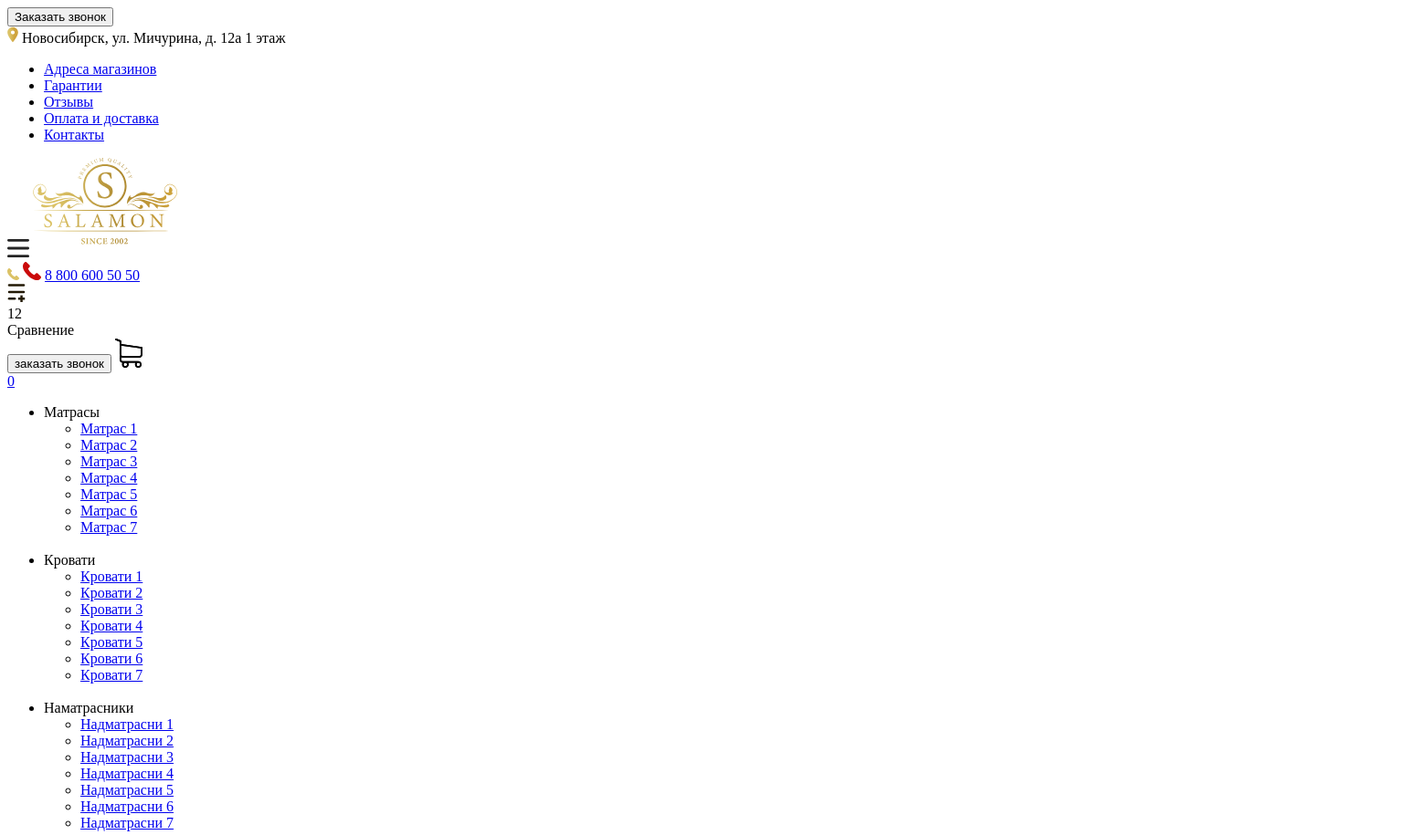
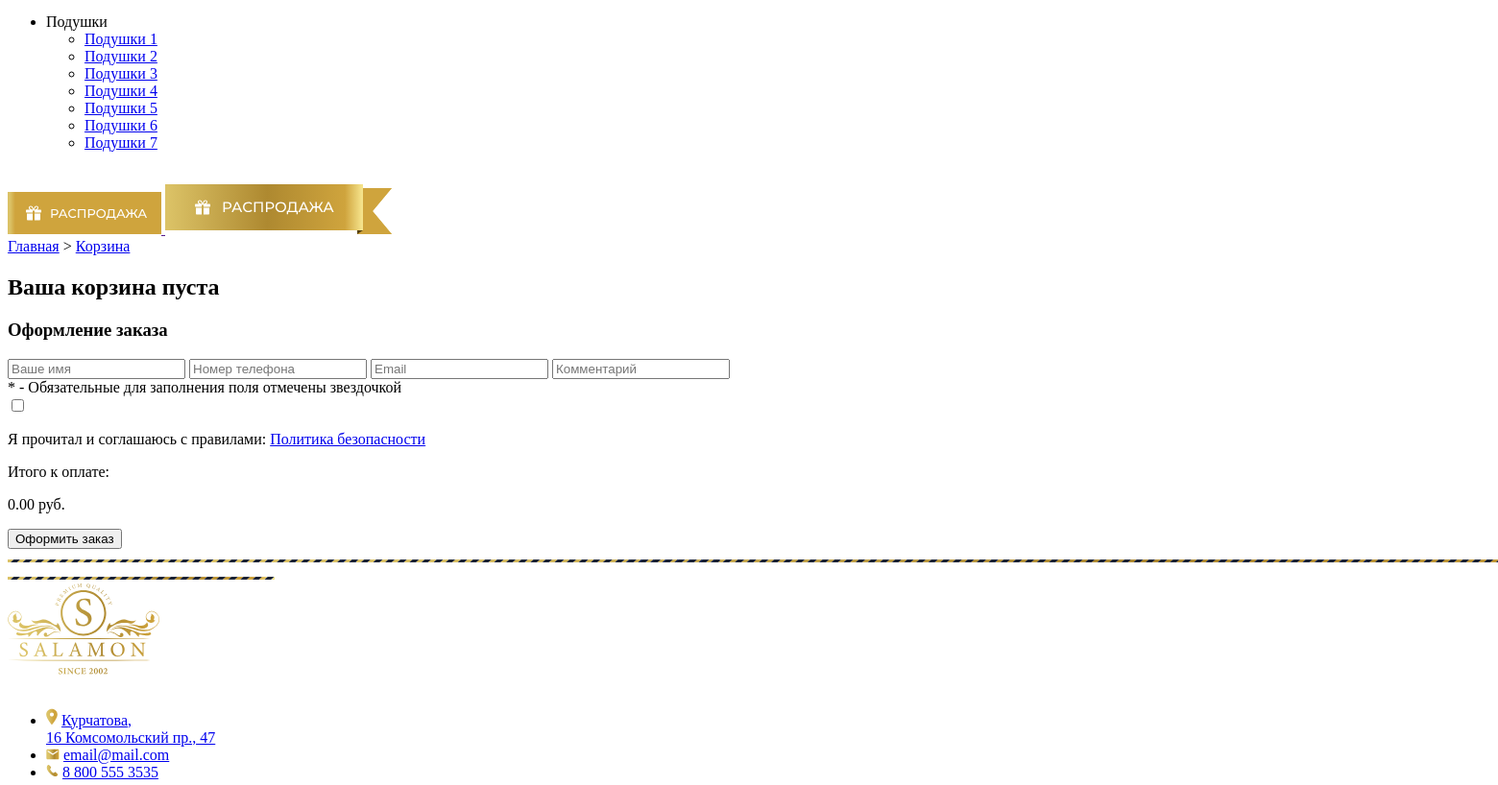
Before: /cart/ (upper part) with the older database file (2 pictures, top to bottom).
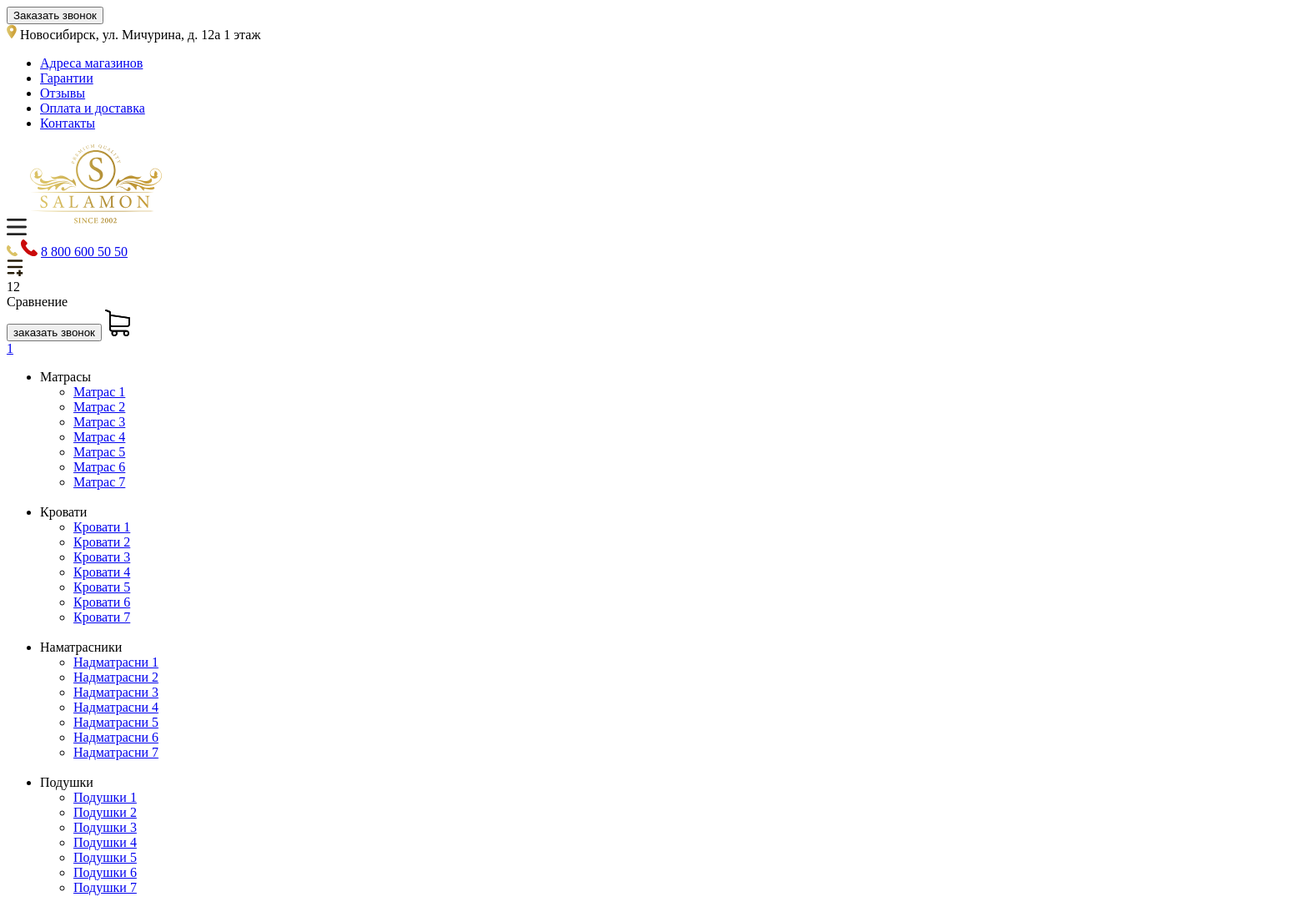
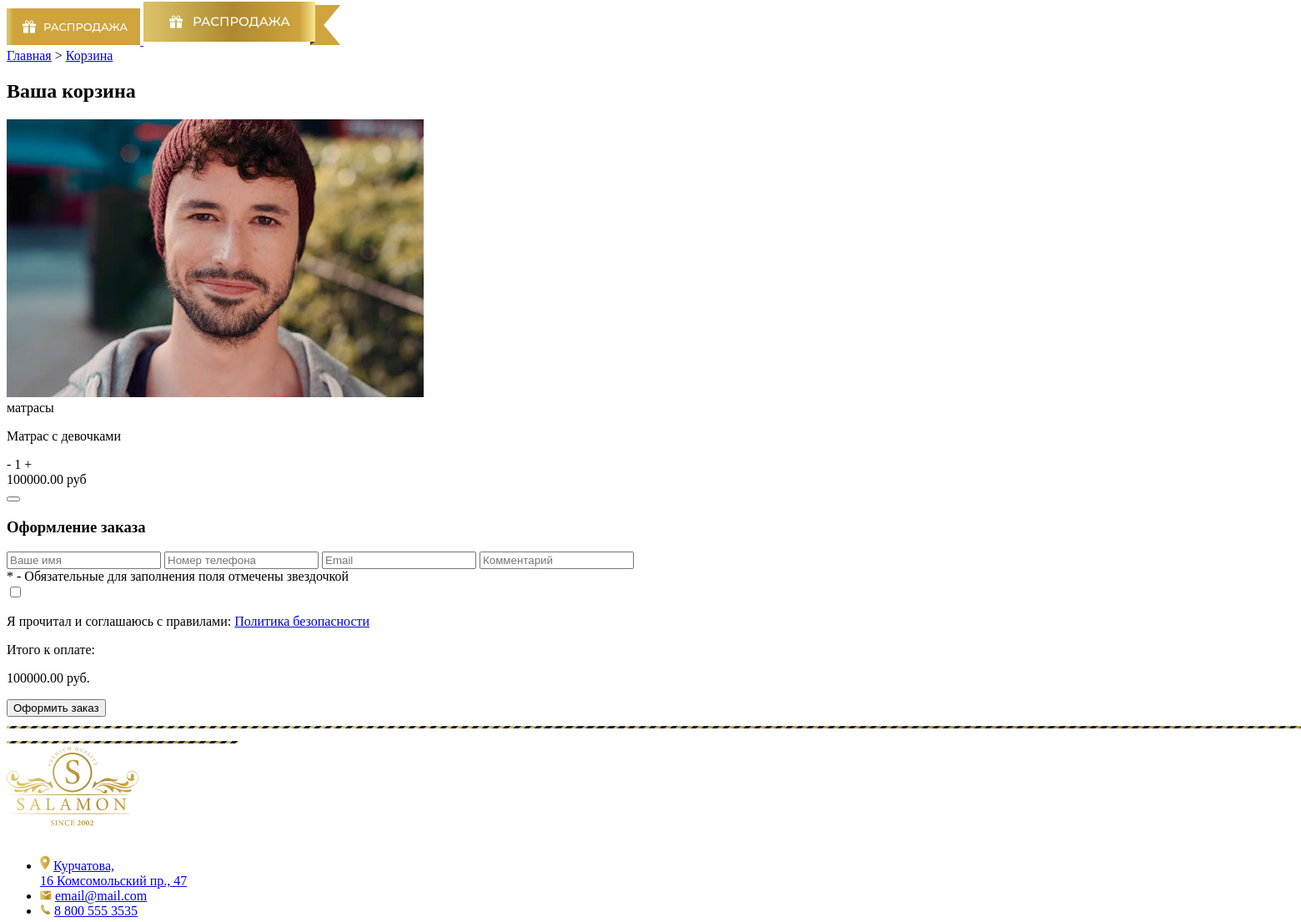
After: the same page with the newer database file (2 pictures, top to bottom).
### main/models.py (models this page shows, shortened)
class Cart(models.Model):
    owner = models.ForeignKey('Customer', null=True, verbose_name='Владелец', on_delete=models.CASCADE)
    products = models.ManyToManyField(Goods_Cart, blank=True,
                                      related_name='related_cart', verbose_name='Товары')
    total_products = models.PositiveIntegerField(default=0, verbose_name='Количество товара')
    final_price = models.DecimalField(max_digits=10,
                                      decimal_places=2,
                                      blank=True, default=0,
                                      verbose_name='Итоговая цена')
    in_order = models.BooleanField(default=False, verbose_name='Занятая корзина')
    for_anonymous_users = models.BooleanField(default=False, verbose_name='Для анонимов')
    old_price = models.DecimalField(max_digits=10,
                                    decimal_places=2,
                                    blank=True,
                                    default=0,
                                    verbose_name='Старая цена')
    sale = models.DecimalField(max_digits=10,
                               decimal_places=2,
                               blank=True,
                               default=0,
                               verbose_name='Скидка')
    class Meta:
        verbose_name = 'Корзина'
        verbose_name_plural = 'Корзина'

class Goods_Cart(models.Model):
    user = models.ForeignKey('Customer', verbose_name='Покупатель', on_delete=models.CASCADE, null=True)
    cart = models.ForeignKey('Cart', verbose_name='Корзина', on_delete=models.CASCADE,
                             related_name='related_products')
    content_type = models.ForeignKey(ContentType,
                                     on_delete=models.CASCADE,
                                     null=True,
                                     verbose_name='Тип содержимого'
                                     )
    object_id = models.PositiveIntegerField(null=True, verbose_name='ID объекта')
    content_object = GenericForeignKey('content_type', 'object_id')
    qty = models.PositiveIntegerField(default=1, verbose_name='Количество товара')
    final_price = models.DecimalField(max_digits=10,
                                      decimal_places=2,
                                      blank=True, default=20,
                                      verbose_name='Итоговая цена')
    old_price = models.DecimalField(max_digits=10,
                                    decimal_places=2,
                                    blank=True,
                                    default=20,
                                    verbose_name='Старая цена'
                                    )
    sale = models.DecimalField(max_digits=10,
                               decimal_places=2,
                               blank=True,
                               default=20,
                               verbose_name='Скидка'
                               )
    height = models.IntegerField(null=True, default=0, verbose_name='Высота', blank=True)
    size = models.CharField(max_length=50, blank=True, verbose_name='Размер')
    publish_date = models.DateField(verbose_name='Дата', default=timezone.now)
    class Meta:
        verbose_name = 'Корзина товара'
        verbose_name_plural = 'Корзина товара'

class Good(models.Model):
    category = models.ForeignKey(GoodsCategory,
                                 related_name='category',
                                 on_delete=models.CASCADE,
                                 verbose_name='Категория'
                                 )
    id = models.BigAutoField(primary_key=True)
    slug = models.SlugField(unique=True, null=True, verbose_name='Ссылка')
    title = models.CharField(max_length=50, verbose_name='Название товара')
    rigidity = models.CharField(max_length=50, verbose_name='Жесткость')
    weight = models.BigIntegerField(verbose_name='Масса')
    price = models.DecimalField(max_digits=10,
                                decimal_places=2,
                                default=20,
                                verbose_name='Цена'
                                )
    old_price = models.DecimalField(max_digits=10,
                                    decimal_places=2,
                                    blank=True,
                                    default=20,
                                    verbose_name='Старая цена')
    popularity = models.IntegerField(blank=True, default=1, verbose_name='Популярность')
    quolity = models.IntegerField(blank=True, default=1, verbose_name='Качество')
    description = RichTextField(blank=True, verbose_name='Описание')
    characters = RichTextField(blank=True, verbose_name='Характеристики')
    feedbacks = RichTextField(blank=True, verbose_name='Отзывы')
    image_for_cart = models.ImageField(blank=True, verbose_name='Картинка для корзины')
    class Meta:
        verbose_name = 'Товар'
        verbose_name_plural = 'Товар'

class GoodsCategory(models.Model):
    cat = models.CharField(max_length=50, verbose_name='Категория')
    slug = models.SlugField(unique=True, null=True, verbose_name='Ссылка')
    def __str__(self):
        return f'{self.cat}'
    class Meta:
        verbose_name = 'Категории товаров'
        verbose_name_plural = 'Категории товаров'

### main/views.py (the view, shortened to what this page needs)
# urls.py: path('cart/', Cart_View.as_view(), name='cart'),
class Cart_View(CartMixin, View):
    def get(self, request, *args, **kwargs):
        category = GoodsCategory.objects.all()
        images = Goods_Images.objects.all()
        context = {
            'cart': self.cart,
            'category': category,
            'image': images,
        }
        return render(
            request,
            'main/basket.html',
            context=context
        )

### main/templates/main/basket.html (shortened to what this page needs)
{% extends 'main/base.html' %}
{% load static %}
{% block content %}
  <div class="way">
    <div class="container">
      <a href="{% url 'home' %}" >Главная</a>
      >
      <a href='#' class='active'>Корзина</a>
    </div>
  </div>
  <section class="basket section">
    <div class="container">
      <h2 class="pageHeader">Ваша корзина {% if not cart.products.count %}пуста{% endif %} </h2>
      <div class="basket__base">
        <div class="items">
          {% for item in cart.products.all %}
          <div class="basketItem">
            <img src="{{ item.content_object.image_for_cart.url }}" alt="">
            <div class="title">
              <span>
                  {{ item.content_object.category }}
              </span>
              <p>
                {{ item.content_object.title }}
              </p>
            </div>
            <div class="counter counter_gold">
              <span class="minus">
                -
              </span>
              <span class="number">
                1
              </span>
              <span class="plus">
                +
              </span>
            </div>
            <div class="price">
              <span>{{ item.final_price }}</span> руб
            </div>
            <div class='form_wrapper'>
            <form class='removingForm'
            method='POST'
            action="{% url 'remove_from_cart' ct_model=item.content_object.category slug=item.content_object.id %}">
              <button class='removingButton' type='submit' ></button>
            </form>
            </div>
          </div>
          {% endfor %}
          </div>
        </div>
      </div>
  </section>
  <section class="section checkout">
    <div class="container">
      <h3 class="title">Оформление заказа</h3>
      <form action="" method="POST">
        <input type="text" class="input" placeholder="Ваше имя" name="name">
        <input type="text" class="input" placeholder="Номер телефона" name="phone">
        <input type="text" class="input" placeholder="Email" name="email">
        <input type="text" class="input" placeholder="Комментарий" name="comment">
        <div class="annotation">
          <span class='red'>*</span>
          <span>- Обязательные для заполнения поля отмечены звездочкой</span>
        </div>
        <div class="final">
          <div class="confirm">
            <input type="checkbox" name="" id="">
            <p>Я прочитал и соглашаюсь с правилами: <a href="#">Политика безопасности</a></p>
          </div>
          <div class="finalPrice">
            <span>Итого к оплате: </span>
            <p>
              <span id='finalPrice'>{{ cart.final_price }}</span>
               руб.
            </p>
          </div>
          <button class="red-button" type="submit">
            Оформить заказ
          </button>
        </div>
      </form>
    </div>
  </section>
{% endblock content %}

### main/templates/main/base.html (shortened to what the changed rows need)
<!DOCTYPE html>
<html lang="en">
<head>
  {% load static %}
  <link rel="stylesheet/less" href="{% static 'styles.less' %}">
  <link rel="stylesheet" href="https://unpkg.com/swiper/swiper-bundle.min.css" />
</head>
<body class='index'>
  <header class='header'>
    <div class="header__base">
      <div class="container d-flex-align-between">
        <div class='d-flex-align-between'>
        <a href="{% url 'cart' %}" class='header__basket'>
            {% if cart.products.count > 0 %}
          <div id='basketCounter' class='d-flex-align-center'>{{ cart.products.count }}</div>
            {% else %}
          <div id='basketCounter' class='d-flex-align-center'>0</div>
            {% endif %}
        </a>
        </div>
      </div>
    </div>
  </header>
  {% block content %}
  {% endblock content %}
</body>
</html>

Changed rows visible on the page:
changed Cart: products.count (not shown) → "1"; final_price "0.00" → "100000.00"
added Goods_Cart: content_object.image_for_cart (picture), content_object.category "матрасы", content_object "Матрас с девочками", final_price "100000.00"
Other visible differences:
text no longer shown: "0 пуста"
